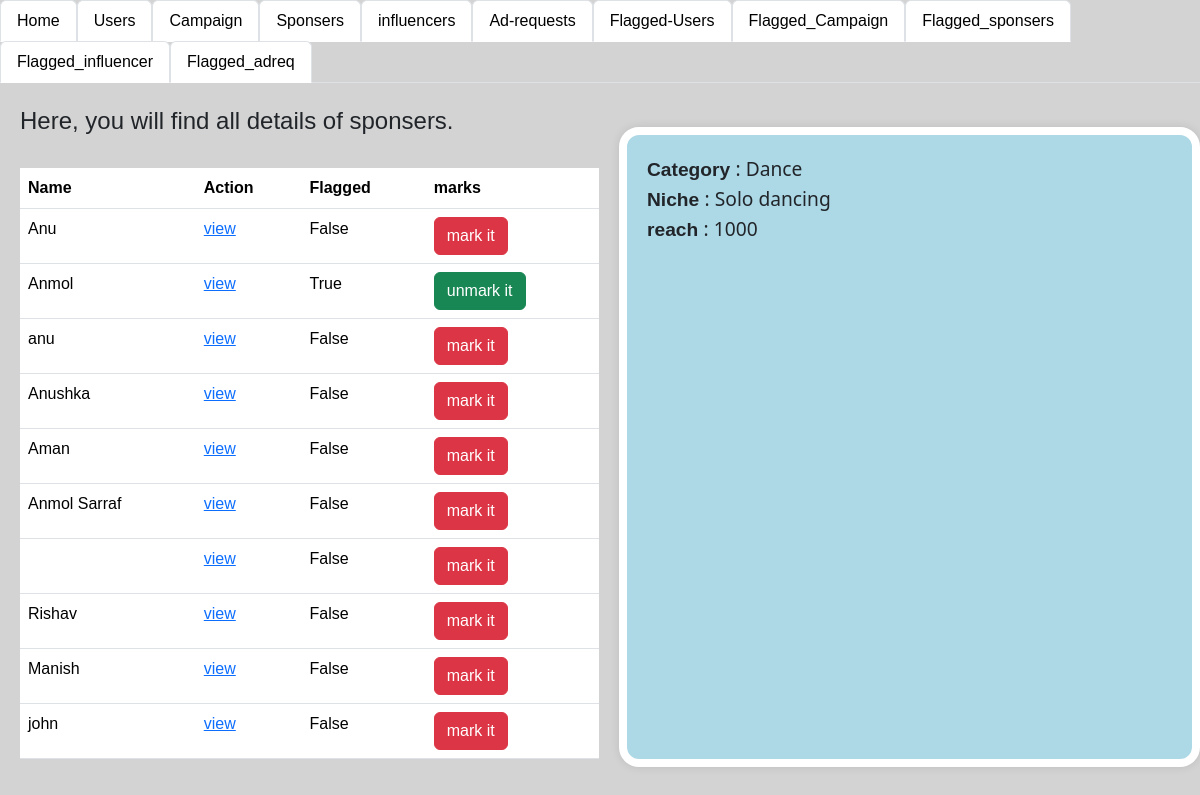
Screenshot of /admin_info/1 with the database file from the repository.
### app.py (models this page shows)
class influencer(db.Model):
    __tablename__='influcener'
    influencer_id=db.Column(db.Integer,primary_key=True,autoincrement=True)
    name=db.Column(db.String,db.ForeignKey(user.username))
    Category=db.Column(db.String)
    Niche=db.Column(db.String)
    reach=db.Column(db.Integer)
    user_id=db.Column(db.Integer,db.ForeignKey(user.user_id))
    photo_path = db.Column(db.String)
    flagged_info=db.Column(db.Boolean, default=False)

### app.py (the view)
@app.route("/admin_info/<int:info_id>",methods={"GET"})
def admin_info1(info_id):
    infodata=db.session.query(influencer).all()
    info12=db.session.query(influencer).filter(influencer.influencer_id==info_id).first()
    return render_template("admin_info.html",infodata=infodata,info12=info12)

### templates/admin_info.html (shortened to what this page needs)
<!DOCTYPE html>
<html lang="en">
<head>
    <link rel="stylesheet" href="\static\style.css">
    <link href="https://cdn.jsdelivr.net/npm/bootstrap@5.3.3/dist/css/bootstrap.min.css" rel="stylesheet">
</head>
<body style="background-color: lightgray;">
  <ul class="nav nav-tabs">
    <li class="nav-item">
      <a class="nav-link active" aria-current="page" href="/login">Home</a>
    </li>
    <li class="nav-item">
      <a class="nav-link active" aria-current="page" href="/login_users">Users</a>
    </li>
    <li class="nav-item">
      <a class="nav-link active" aria-current="page" href="/login_camp" >Campaign</a>
    </li>
    <li class="nav-item">
      <a class="nav-link active" aria-current="page" href="/admin_spons" >Sponsers</a>
    </li>
    <li class="nav-item">
      <a class="nav-link active" aria-current="page" href="/admin_info" >influencers</a>
    </li>
    <li class="nav-item">
      <a class="nav-link active" aria-current="page" href="/admin_adreq" >Ad-requests</a>
  </li>
  <li class="nav-item">
    <a class="nav-link active" aria-current="page" href="/login_users/flag">Flagged-Users</a>
  </li>
    <li class="nav-item">
      <a class="nav-link active" aria-current="page" href="/login_camp/flag" >Flagged_Campaign</a>
    </li>
    <li class="nav-item">
      <a class="nav-link active" aria-current="page" href="/login_spons/flag" >Flagged_sponsers</a>
    </li>
    <li class="nav-item">
      <a class="nav-link active" aria-current="page" href="/admin_info/flag" >Flagged_influencer</a>
    </li>
    <li class="nav-item">
      <a class="nav-link active" aria-current="page" href="/admin_adreq/flag" >Flagged_adreq</a>
    </li>
  </ul>
  <div class="seperate">
    <div style="width: 50%; margin-left: 20px;">
        <h4>Here, you will find all details of sponsers.</h4><br>
        <table class="table table-hover">
          <tr>
            <th>Name</th>
            <th>Action</th>
            <th>Flagged</th>
            <th>marks</th>
          </tr>
            {% for i in infodata %}
          <tr>
            <td>{{i.name}}</td>
            <td><a href="/admin_info/{{i.influencer_id}}">view</a></td>
            <td>{{i.flagged_info}}</td>
            {% if i.flagged_info == false %}
            <td><a class="btn btn-danger" href="/admin_info_flag/{{i.influencer_id}}">mark it</a></td>
            {% else %}
            <td><a class="btn btn-success" href="/admin_info_flag_false/{{i.influencer_id}}">unmark it</a></td>
            {% endif %}
        </tr>
            {% endfor %}
        </table>
    </div >
    <div class="admin_camp_details">
     <b> Category </b>: {{info12.Category }}<br>
     <b> Niche </b>: {{info12.Niche}}<br>
     <b> reach </b>: {{info12.reach}}<br>
    </div>
  </div>
</body>
</html>

### static/style.css (style rules this page uses)
* { font-family:Tahoma, Geneva, Verdana, sans-serif; height: auto; }
.seperate { display: flex; }
.admin_camp_details { font-family: 'Segoe UI'; font-size: larger; text-align:start; align-items: center; border-radius: 20px; height: 80vh; width: 50%; margin-left: 20px; border: 8px solid white; background-color:lightblue; padding: 20px; box-shadow: 0 0 10px rgba(0, 0, 0, 0.1); margin-top: 20px; }

### rows the page displays
influencer: name "Anu", flagged_info "False", Category "Dance", Niche "Solo dancing", reach "1000"
influencer: name "Anmol", flagged_info "True"
influencer: name "anu", flagged_info "False"
influencer: name "Anushka", flagged_info "False"
influencer: name "Aman", flagged_info "False"
influencer: name "Anmol Sarraf", flagged_info "False"
influencer: flagged_info "False"
influencer: name "Rishav", flagged_info "False"
influencer: name "Manish", flagged_info "False"
influencer: name "john", flagged_info "False"
